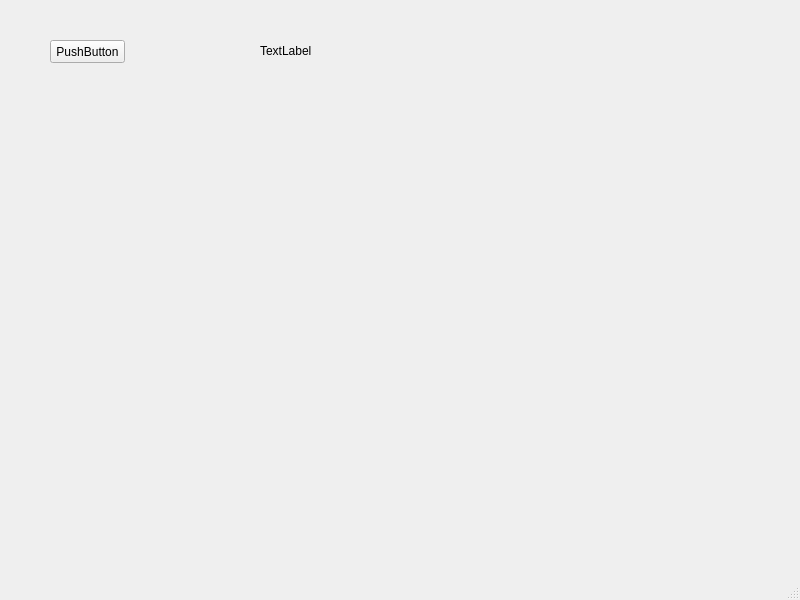
<?xml version="1.0" encoding="UTF-8"?>
<ui version="4.0">
 <class>MainWindow</class>
 <widget class="QMainWindow" name="MainWindow">
  <property name="geometry">
   <rect>
    <x>0</x>
    <y>0</y>
    <width>800</width>
    <height>600</height>
   </rect>
  </property>
  <property name="windowTitle">
   <string>MainWindow</string>
  </property>
  <widget class="QWidget" name="centralwidget">
   <widget class="QLabel" name="label">
    <property name="geometry">
     <rect>
      <x>260</x>
      <y>30</y>
      <width>111</width>
      <height>41</height>
     </rect>
    </property>
    <property name="text">
     <string>TextLabel</string>
    </property>
   </widget>
   <widget class="QPushButton" name="pushButton">
    <property name="geometry">
     <rect>
      <x>50</x>
      <y>40</y>
      <width>75</width>
      <height>23</height>
     </rect>
    </property>
    <property name="text">
     <string>PushButton</string>
    </property>
   </widget>
  </widget>
  <widget class="QMenuBar" name="menubar">
   <property name="geometry">
    <rect>
     <x>0</x>
     <y>0</y>
     <width>800</width>
     <height>21</height>
    </rect>
   </property>
  </widget>
  <widget class="QStatusBar" name="statusbar"/>
 </widget>
 <resources/>
 <connections/>
</ui>
